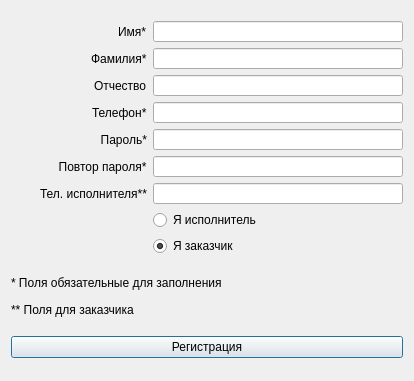
<?xml version="1.0" encoding="UTF-8"?>
<ui version="4.0">
 <class>RegistrationWindow</class>
 <widget class="QDialog" name="RegistrationWindow">
  <property name="geometry">
   <rect>
    <x>0</x>
    <y>0</y>
    <width>414</width>
    <height>381</height>
   </rect>
  </property>
  <property name="maximumSize">
   <size>
    <width>16777215</width>
    <height>16777215</height>
   </size>
  </property>
  <property name="windowTitle">
   <string>Dialog</string>
  </property>
  <layout class="QGridLayout" name="gridLayout_2">
   <item row="0" column="0">
    <layout class="QGridLayout" name="gridLayout">
     <item row="5" column="0" alignment="Qt::AlignRight">
      <widget class="QLabel" name="PasswordRequestor">
       <property name="text">
        <string>  Повтор пароля*</string>
       </property>
      </widget>
     </item>
     <item row="2" column="0" alignment="Qt::AlignRight">
      <widget class="QLabel" name="MiddleName">
       <property name="text">
        <string>Отчество</string>
       </property>
      </widget>
     </item>
     <item row="0" column="1">
      <widget class="QLineEdit" name="lineEdit_Name">
       <property name="enabled">
        <bool>true</bool>
       </property>
       <property name="minimumSize">
        <size>
         <width>250</width>
         <height>21</height>
        </size>
       </property>
       <property name="maximumSize">
        <size>
         <width>250</width>
         <height>21</height>
        </size>
       </property>
      </widget>
     </item>
     <item row="6" column="0" alignment="Qt::AlignRight">
      <widget class="QLabel" name="PhoneContractor">
       <property name="text">
        <string>Тел. исполнителя**</string>
       </property>
      </widget>
     </item>
     <item row="4" column="1">
      <widget class="QLineEdit" name="lineEdit_Password">
       <property name="minimumSize">
        <size>
         <width>250</width>
         <height>21</height>
        </size>
       </property>
       <property name="maximumSize">
        <size>
         <width>250</width>
         <height>21</height>
        </size>
       </property>
       <property name="echoMode">
        <enum>QLineEdit::Password</enum>
       </property>
      </widget>
     </item>
     <item row="7" column="1">
      <widget class="QRadioButton" name="radioButton_Contractor">
       <property name="enabled">
        <bool>true</bool>
       </property>
       <property name="text">
        <string>Я исполнитель</string>
       </property>
       <property name="checked">
        <bool>false</bool>
       </property>
      </widget>
     </item>
     <item row="2" column="1">
      <widget class="QLineEdit" name="lineEdit_MiddleName">
       <property name="minimumSize">
        <size>
         <width>250</width>
         <height>21</height>
        </size>
       </property>
       <property name="maximumSize">
        <size>
         <width>250</width>
         <height>21</height>
        </size>
       </property>
      </widget>
     </item>
     <item row="3" column="1">
      <widget class="QLineEdit" name="lineEdit_Phone">
       <property name="minimumSize">
        <size>
         <width>250</width>
         <height>21</height>
        </size>
       </property>
       <property name="maximumSize">
        <size>
         <width>250</width>
         <height>21</height>
        </size>
       </property>
      </widget>
     </item>
     <item row="4" column="0" alignment="Qt::AlignRight">
      <widget class="QLabel" name="Password">
       <property name="text">
        <string>  Пароль*</string>
       </property>
      </widget>
     </item>
     <item row="1" column="0" alignment="Qt::AlignRight">
      <widget class="QLabel" name="LastName">
       <property name="text">
        <string>Фамилия*</string>
       </property>
      </widget>
     </item>
     <item row="6" column="1">
      <widget class="QLineEdit" name="lineEdit_PhoneContractor">
       <property name="enabled">
        <bool>true</bool>
       </property>
       <property name="minimumSize">
        <size>
         <width>250</width>
         <height>21</height>
        </size>
       </property>
       <property name="maximumSize">
        <size>
         <width>250</width>
         <height>21</height>
        </size>
       </property>
       <property name="toolTip">
        <string>&lt;html&gt;&lt;head/&gt;&lt;body&gt;&lt;p&gt;В формате 79991234567&lt;/p&gt;&lt;/body&gt;&lt;/html&gt;</string>
       </property>
       <property name="whatsThis">
        <string>&lt;html&gt;&lt;head/&gt;&lt;body&gt;&lt;p&gt;&lt;br/&gt;&lt;/p&gt;&lt;/body&gt;&lt;/html&gt;</string>
       </property>
       <property name="styleSheet">
        <string notr="true"/>
       </property>
       <property name="inputMethodHints">
        <set>Qt::ImhNone</set>
       </property>
       <property name="text">
        <string/>
       </property>
       <property name="cursorPosition">
        <number>0</number>
       </property>
       <property name="clearButtonEnabled">
        <bool>false</bool>
       </property>
      </widget>
     </item>
     <item row="5" column="1">
      <widget class="QLineEdit" name="lineEdit_RepeatPassword">
       <property name="minimumSize">
        <size>
         <width>250</width>
         <height>21</height>
        </size>
       </property>
       <property name="maximumSize">
        <size>
         <width>250</width>
         <height>21</height>
        </size>
       </property>
       <property name="echoMode">
        <enum>QLineEdit::Password</enum>
       </property>
      </widget>
     </item>
     <item row="0" column="0" alignment="Qt::AlignRight">
      <widget class="QLabel" name="Name">
       <property name="text">
        <string>Имя*</string>
       </property>
      </widget>
     </item>
     <item row="1" column="1">
      <widget class="QLineEdit" name="lineEdit_LastName">
       <property name="enabled">
        <bool>true</bool>
       </property>
       <property name="minimumSize">
        <size>
         <width>250</width>
         <height>21</height>
        </size>
       </property>
       <property name="maximumSize">
        <size>
         <width>250</width>
         <height>21</height>
        </size>
       </property>
      </widget>
     </item>
     <item row="3" column="0" alignment="Qt::AlignRight">
      <widget class="QLabel" name="Phone">
       <property name="text">
        <string>Телефон*</string>
       </property>
      </widget>
     </item>
     <item row="8" column="1">
      <widget class="QRadioButton" name="radioButton_Client">
       <property name="text">
        <string>Я заказчик</string>
       </property>
       <property name="checked">
        <bool>true</bool>
       </property>
      </widget>
     </item>
    </layout>
   </item>
   <item row="2" column="0">
    <widget class="QPushButton" name="Button_RegistrationTwo">
     <property name="text">
      <string>Регистрация</string>
     </property>
    </widget>
   </item>
   <item row="1" column="0">
    <layout class="QVBoxLayout" name="verticalLayout">
     <item>
      <widget class="QLabel" name="Required_line">
       <property name="maximumSize">
        <size>
         <width>16777215</width>
         <height>21</height>
        </size>
       </property>
       <property name="text">
        <string>* Поля обязательные для заполнения</string>
       </property>
      </widget>
     </item>
     <item>
      <widget class="QLabel" name="Contractor_line">
       <property name="enabled">
        <bool>true</bool>
       </property>
       <property name="maximumSize">
        <size>
         <width>300</width>
         <height>21</height>
        </size>
       </property>
       <property name="text">
        <string>** Поля для заказчика</string>
       </property>
      </widget>
     </item>
    </layout>
   </item>
  </layout>
 </widget>
 <tabstops>
  <tabstop>lineEdit_Name</tabstop>
  <tabstop>lineEdit_LastName</tabstop>
  <tabstop>lineEdit_MiddleName</tabstop>
  <tabstop>lineEdit_Phone</tabstop>
  <tabstop>lineEdit_Password</tabstop>
  <tabstop>lineEdit_RepeatPassword</tabstop>
  <tabstop>lineEdit_PhoneContractor</tabstop>
  <tabstop>Button_RegistrationTwo</tabstop>
 </tabstops>
 <resources/>
 <connections/>
</ui>
